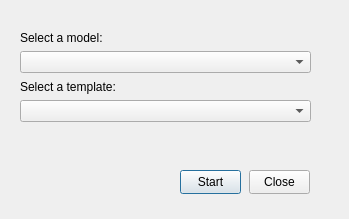
<?xml version="1.0" encoding="UTF-8"?>
<ui version="4.0">
 <class>Dialog</class>
 <widget class="QDialog" name="Dialog">
  <property name="geometry">
   <rect>
    <x>0</x>
    <y>0</y>
    <width>349</width>
    <height>219</height>
   </rect>
  </property>
  <property name="windowTitle">
   <string>Dialog</string>
  </property>
  <widget class="QWidget" name="layoutWidget">
   <property name="geometry">
    <rect>
     <x>20</x>
     <y>30</y>
     <width>291</width>
     <height>92</height>
    </rect>
   </property>
   <layout class="QVBoxLayout" name="verticalLayout">
    <item>
     <widget class="QLabel" name="labelDeckSelect">
      <property name="styleSheet">
       <string notr="true"/>
      </property>
      <property name="text">
       <string>Select a model:</string>
      </property>
     </widget>
    </item>
    <item>
     <widget class="QComboBox" name="comboModelSelect"/>
    </item>
    <item>
     <widget class="QLabel" name="labelModelSelect">
      <property name="text">
       <string>Select a template:</string>
      </property>
     </widget>
    </item>
    <item>
     <widget class="QComboBox" name="comboTmplSelect"/>
    </item>
   </layout>
  </widget>
  <widget class="QPushButton" name="btnStart">
   <property name="geometry">
    <rect>
     <x>180</x>
     <y>170</y>
     <width>61</width>
     <height>24</height>
    </rect>
   </property>
   <property name="text">
    <string>Start</string>
   </property>
   <property name="flat">
    <bool>false</bool>
   </property>
  </widget>
  <widget class="QPushButton" name="btnClose">
   <property name="geometry">
    <rect>
     <x>249</x>
     <y>170</y>
     <width>61</width>
     <height>24</height>
    </rect>
   </property>
   <property name="text">
    <string>Close</string>
   </property>
  </widget>
 </widget>
 <resources/>
 <connections/>
</ui>
